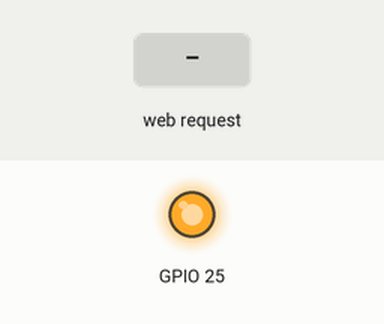
Bench run of a sketch on a simulated ESP32. On the bench: output pins drawn as LEDs (lit = HIGH). Inputs (shaded band) come from the test bench. What the sketch prints to the serial monitor is not drawn.

Above: at 1.2 s.
1.3 s: HTTP request GET /led_on received
At 1.7 s:
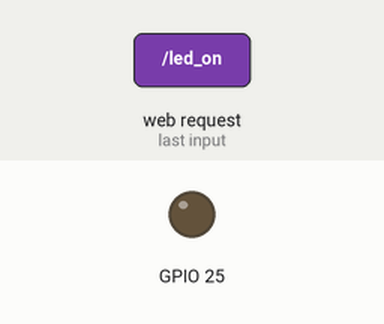
2.8 s: HTTP request GET /led_off received
At 4.1 s:
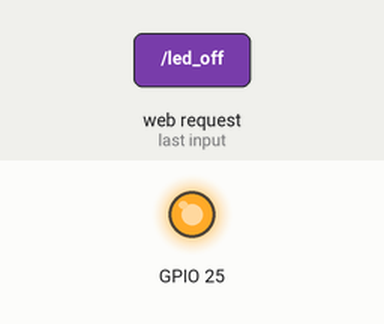
Timing chart, 0 to 5.8 s (numbered marks = the images above; inputs shaded):
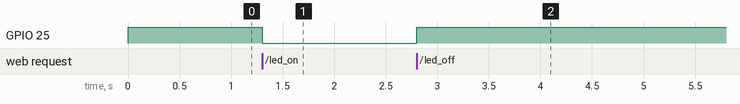

Measured:
- after the input at 1.3 s, GPIO 25: HIGH → LOW at once
- after the input at 2.8 s, GPIO 25: LOW → HIGH at once

The sketch:

red_gemini.ino
```cpp
// Esp32wroom, 아두이노에서, wifi ap mode로 설정하고, ssid는 홍길동, password는 없는것으로 하여, 핸드폰이 접속하면, ap의 ssid를 보내서 화면에 나타나도록 하는 프로그램을 만들어 주세요. Web page부분은 const char* red_HTML = R”**( )**”; 의 형태로 만들어 주세요.한글이 깨지지 않게하세요.
// Web page부분은 myHtml.h로 분리하여 만들어 주세요.
// Red led는 25에 연결되어있고, low에서 Led가 On됩니다. Led를 구동하는 부분을 led.cpp와 led.h로 분리하여 만들어 주시고,
// Web page에는 red led를 on/off하는 button을 만들어, red led를 컨트롤 할수있도록 해주세요.
// Led port를 설정하는 pinMode는 WiFi.softAP함수 다음에 수행될수있도록 해주세요
#include <WiFi.h>
#include <WebServer.h>
#include "myHtml.h"
#include "led.h"

// Set up web server on port 80
WebServer server(80);

// Set up the AP SSID
const char* ssid = "홍길동";

// LedControl object to manage the LED on GPIO 25.
// The constructor handles the pinMode setting.
LedControl led(25);

// Function to handle the root URL "/"
void handleRoot() {
  server.send(200, "text/html", myHtml);
}

// Function to handle the LED ON button
void handleLedOn() {
  led.turnOn();
  server.send(200, "text/plain", "LED ON");
  // Redirect back to the root page after the action is done.
  server.sendHeader("Location", "/", true);
  server.send(302, "text/plain", "");
}

// Function to handle the LED OFF button
void handleLedOff() {
  led.turnOff();
  server.send(200, "text/plain", "LED OFF");
  // Redirect back to the root page after the action is done.
  server.sendHeader("Location", "/", true);
  server.send(302, "text/plain", "");
}

void setup() {
  Serial.begin(115200);

  // Set the ESP32 to AP mode with the specified SSID.
  WiFi.softAP(ssid);
  Serial.print("Access Point created with SSID: ");
  Serial.println(ssid);

  led.initRed();

  // Set up the LED pin *after* setting up the WiFi.
  // The LED is active low, so we initialize it to HIGH (off).
  digitalWrite(led.getPin(), HIGH);

  // Define web server routes
  server.on("/", handleRoot);
  server.on("/led_on", handleLedOn);
  server.on("/led_off", handleLedOff);

  // Start the server
  server.begin();
  Serial.println("Web server started.");
  Serial.print("AP IP Address: ");
  Serial.println(WiFi.softAPIP());
}

void loop() {
  // Handle client requests
  server.handleClient();
}
```

led.cpp
```cpp
#include "Arduino.h"
#include "led.h"

// Constructor
LedControl::LedControl(int pin) {
    ledPin = pin;
    pinMode(ledPin, OUTPUT);
}

void LedControl::initRed(){
    pinMode(ledPin, OUTPUT);
}

// Turn on the LED (active low)
void LedControl::turnOn() {
    digitalWrite(ledPin, LOW);
}

// Turn off the LED (active low)
void LedControl::turnOff() {
    digitalWrite(ledPin, HIGH);
}

// Get the pin number
int LedControl::getPin() {
    return ledPin;
}
```

led.h
```cpp
#ifndef LED_H
#define LED_H

class LedControl {
public:
    // Constructor to set up the pin
    LedControl(int pin);

    void initRed();
    // 이것은 uttec이 추가 한것입니다. 2025.09.21

    // Method to turn on the LED (active low)
    void turnOn();

    // Method to turn off the LED (active low)
    void turnOff();

    // Get the pin number
    int getPin();

private:
    int ledPin;
};

#endif
```

myHtml.h
```cpp
const char* myHtml = R"rawliteral(
<!DOCTYPE html>
<html lang="ko">
<head>
    <meta charset="UTF-8">
    <meta name="viewport" content="width=device-width, initial-scale=1.0">
    <title>ESP32 AP 컨트롤</title>
    <style>
        body {
            font-family: Arial, sans-serif;
            background-color: #f0f0f0;
            display: flex;
            flex-direction: column;
            align-items: center;
            justify-content: center;
            height: 100vh;
            margin: 0;
            color: #333;
        }
        .container {
            background-color: #fff;
            padding: 30px;
            border-radius: 12px;
            box-shadow: 0 4px 8px rgba(0, 0, 0, 0.1);
            text-align: center;
        }
        h1 {
            color: #4CAF50;
            font-size: 24px;
        }
        p {
            font-size: 18px;
            margin: 10px 0;
        }
        .button-group {
            margin-top: 20px;
        }
        .button {
            background-color: #008CBA;
            border: none;
            color: white;
            padding: 15px 32px;
            text-align: center;
            text-decoration: none;
            display: inline-block;
            font-size: 16px;
            margin: 4px 8px;
            cursor: pointer;
            border-radius: 8px;
            transition: background-color 0.3s;
        }
        .button.on {
            background-color: #4CAF50;
        }
        .button.off {
            background-color: #f44336;
        }
        .button:hover {
            opacity: 0.8;
        }
    </style>
</head>
<body>
    <div class="container">
        <h1>ESP32 AP 모드</h1>
        <p>AP 이름: <span style="font-weight: bold;">홍길동</span></p>
        <p>이 웹페이지는 ESP32의 AP에 연결되었습니다.</p>
        <div class="button-group">
            <a href="/led_on" class="button on">LED 켜기</a>
            <a href="/led_off" class="button off">LED 끄기</a>
        </div>
    </div>
</body>
</html>
)rawliteral";
```
